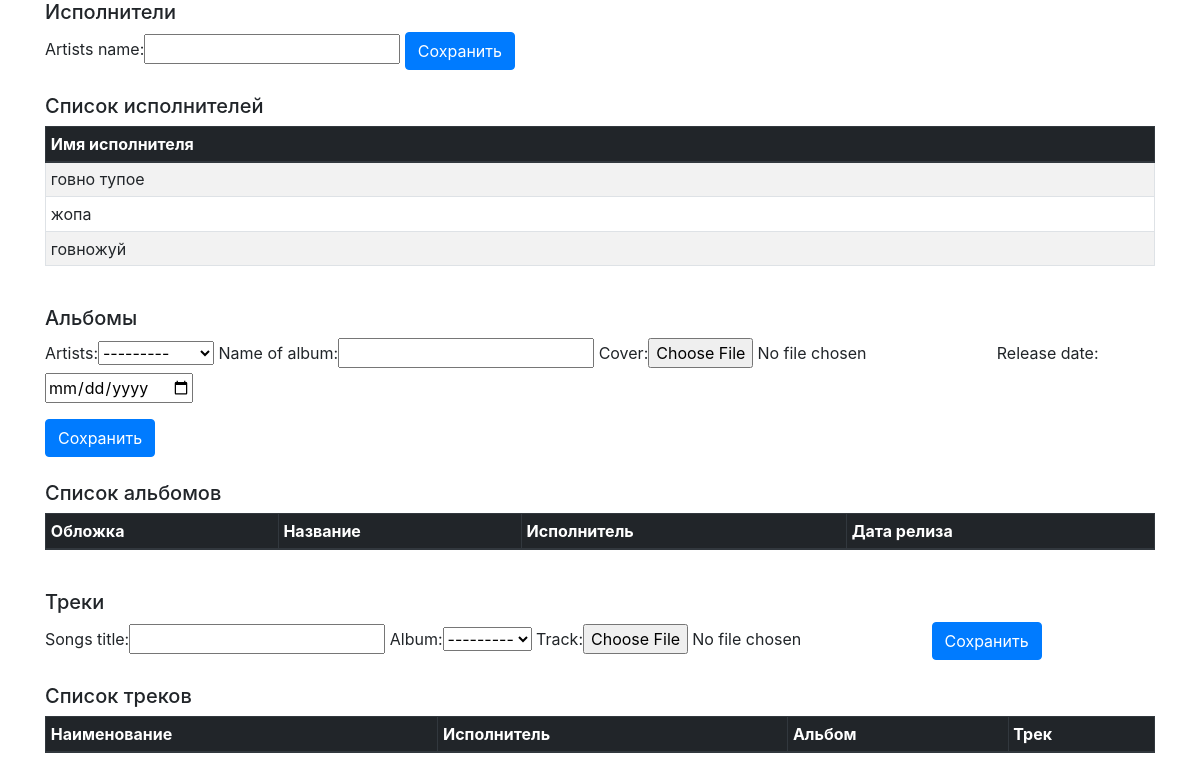
The app's page /, older data.
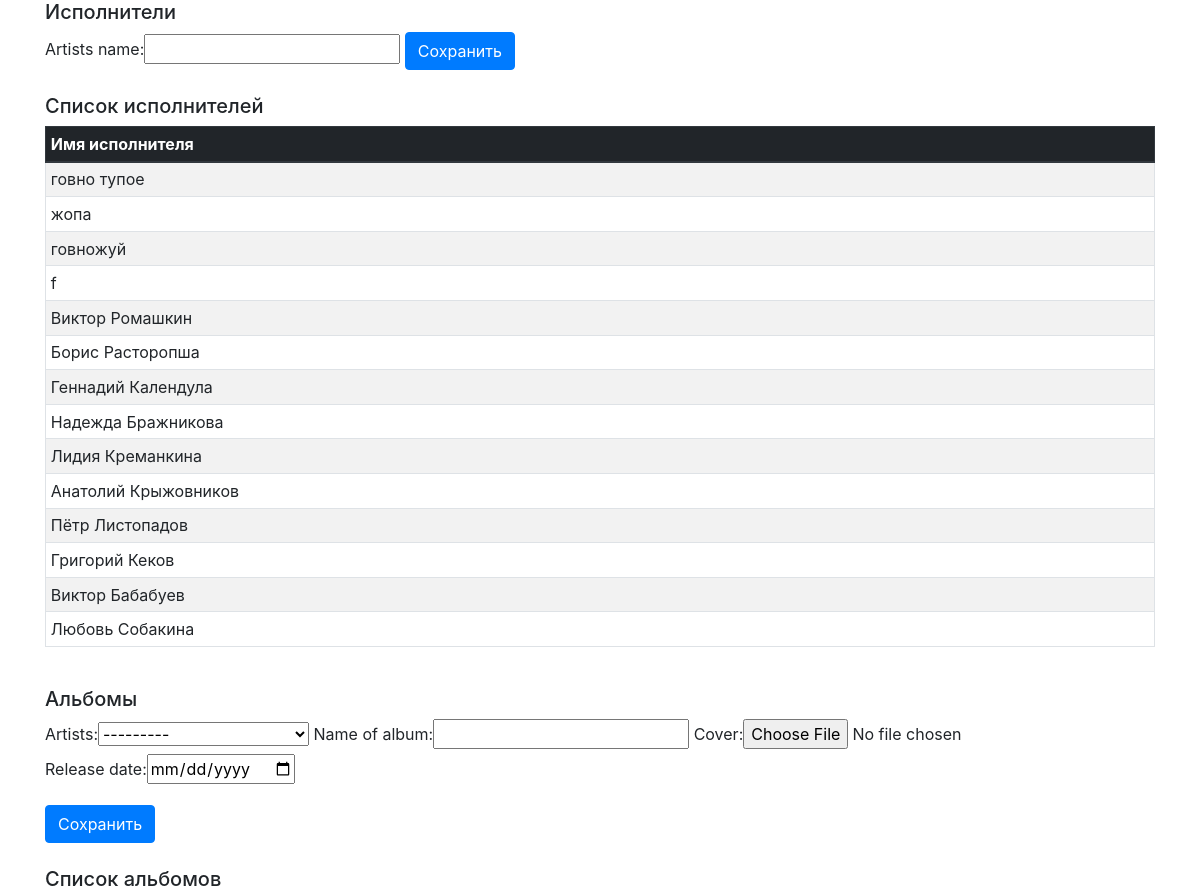
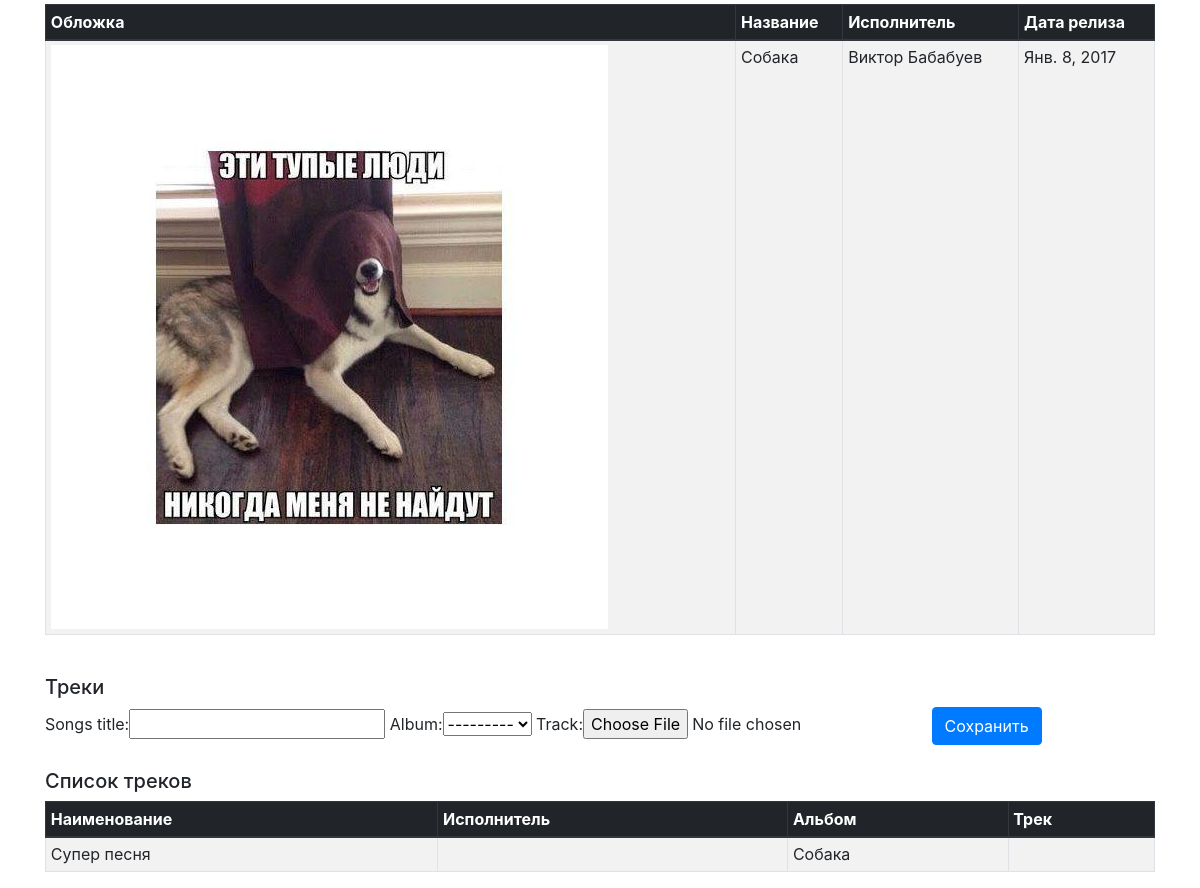
The same page, newer data (2 pictures, top to bottom).
### simpleForm/models.py (models this page shows, shortened)
class Artist(models.Model):
    artists_name = models.CharField(max_length=255)
    def __str__(self):
        return "%s" % self.artists_name

class Album(models.Model):
    artists = models.ForeignKey(Artist, on_delete=models.CASCADE)
    name_of_album = models.CharField(max_length=255)
    cover = models.ImageField(upload_to='images/')
    release_date = models.DateField()
    def __str__(self):
        return "%s" % self.name_of_album

class MusicTrack(models.Model):
    songs_title = models.CharField(max_length=255)
    album = models.ForeignKey(Album, on_delete=models.CASCADE)
    track = models.FileField(upload_to='tracks/')

### simpleForm/views.py (the view)
# urls.py: path('', views.AllAboutMusic),
def AllAboutMusic(request):
    formArtist = ArtistForm()
    formAlbum = AlbumForm()
    formTrack = TrackForm()
    artist = Artist.objects.all()
    album = Album.objects.all()
    music_track = MusicTrack.objects.all()
    context = {'artist': artist,
               'album': album,
               'music_track': music_track,
               'formArtist': formArtist,
               'formAlbum': formAlbum,
               'formTrack': formTrack}
    return render(request, 'AllAboutMusic.html', context)

### simpleForm/forms.py
class ArtistForm(ModelForm):
    class Meta:
        model = Artist
        fields = '__all__'

class AlbumForm(ModelForm):
    class Meta:
        model = Album
        fields = '__all__'
        widgets = {
            'release_date': DateInput(attrs={'type': 'date'})
        }

### templates/AllAboutMusic.html (shortened to what this page needs)
<!DOCTYPE html>
<html lang="en">
<head>
    <link rel="stylesheet" href="https://maxcdn.bootstrapcdn.com/bootstrap/4.0.0/css/bootstrap.min.css"
>
</head>
<body class="container">
<div>
    <h5>Исполнители</h5>
    <form method="POST" action="AddArtist/">
        {{ formArtist.as_table }}
        <input class="btn btn-primary" type="submit" value="Сохранить" name="bntAddArtist">
    </form>
    <br>
    <h5>Список исполнителей</h5>
    <table class="table table-striped table-bordered table-sm">
        <thead class="thead-dark">
        <tr>
            <th>Имя исполнителя</th>
        </tr>
        </thead>
        {% for artist in artist %}
        <tr>
            <td>{{ artist.artists_name }}</td>
        </tr>
        {% endfor %}
    </table>
</div>
<br>
<div>
    <h5>Альбомы</h5>
    <form method="POST" action="AddAlbum/">
        <div class="form-group">
            {{ formAlbum.as_table }}
        </div>
        <input class="btn btn-primary" type="submit" value="Сохранить" name="bntAddAlbum">
    </form>
    <br>
    <h5>Список альбомов</h5>
    <table class="table table-striped table-bordered table-sm">
        <thead class="thead-dark">
        <tr>
            <th>Обложка</th>
            <th>Название</th>
            <th>Исполнитель</th>
            <th>Дата релиза</th>
        </tr>
        </thead>
        {% for album in album %}
        <tr>
            <td><img src="{{ album.cover }}"></td>
            <td>{{ album.name_of_album }}</td>
            <td>{{ album.artists}}</td>
            <td>{{ album.release_date}}</td>
        </tr>
        {% endfor %}
    </table>
</div>
<br>
<div>
    <h5> Треки </h5>
    <form method="POST" action="AddTrack/">
        {{ formTrack.as_table }}
        <input class="btn btn-primary" type="submit" value="Сохранить" name="btnAddTrack">
    </form>
    <br>
    <h5>Список треков</h5>
    <table class="table table-striped table-bordered table-sm">
        <thead class="thead-dark">
        <tr>
            <th>Наименование</th>
            <th>Исполнитель</th>
            <th>Альбом</th>
            <th>Трек</th>
        </tr>
        </thead>
        {% for music_track in music_track %}
        <tr>
            <td>{{ music_track.songs_title }}</td>
            <td>{{ music_track.artist}}</td>
            <td>{{ music_track.album}}</td>
            <td>
            </td>
        </tr>
        {% endfor %}
    </table>
</div>
</body>
</html>

Row changes from the older to the newer data that the page shows:
added Artist: artists_name "f"
added Artist: artists_name "Виктор Ромашкин"
added Artist: artists_name "Борис Расторопша"
added Artist: artists_name "Геннадий Календула"
added Artist: artists_name "Надежда Бражникова"
added Artist: artists_name "Лидия Креманкина"
added Artist: artists_name "Анатолий Крыжовников"
added Artist: artists_name "Пётр Листопадов"
added Artist: artists_name "Григорий Кеков"
added Artist: artists_name "Виктор Бабабуев"
added Artist: artists_name "Любовь Собакина"
added Album: cover (picture), name_of_album "Собака", artists "Виктор Бабабуев", release_date "Янв. 8, 2017"
added MusicTrack: songs_title "Супер песня", album "Собака"
